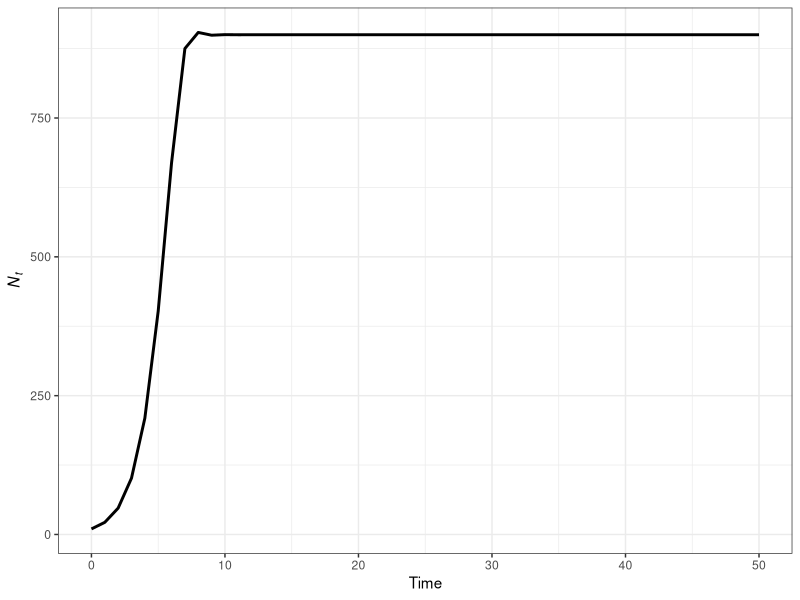
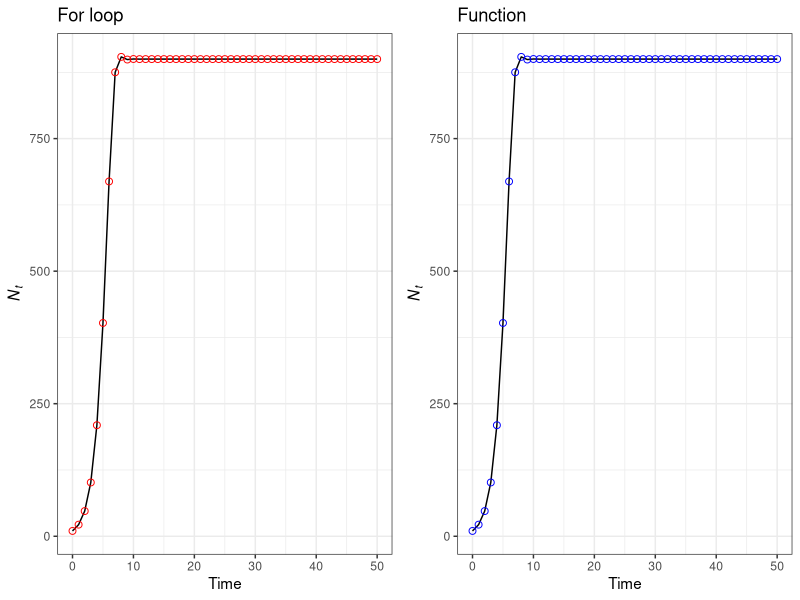
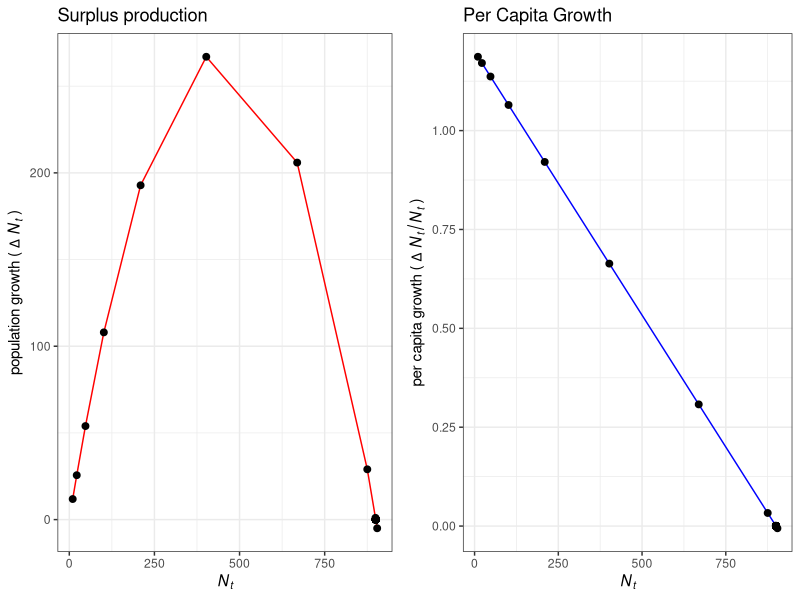
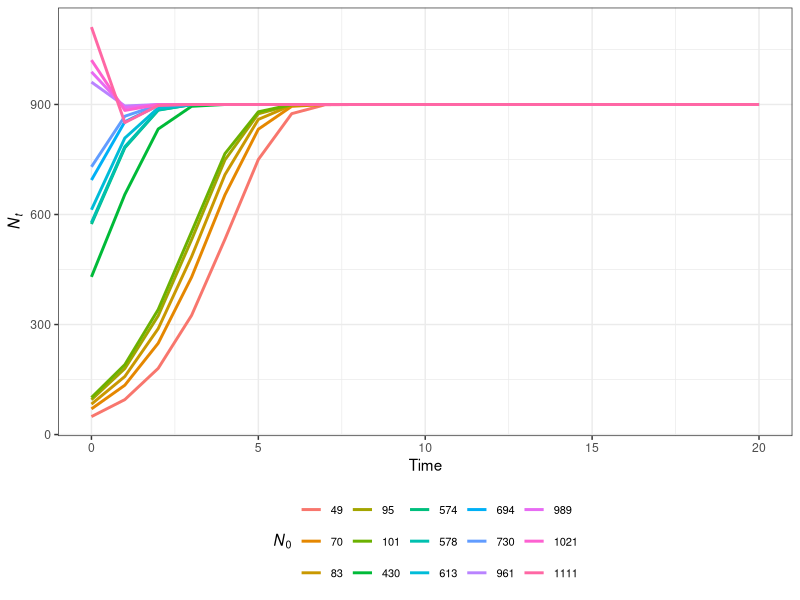
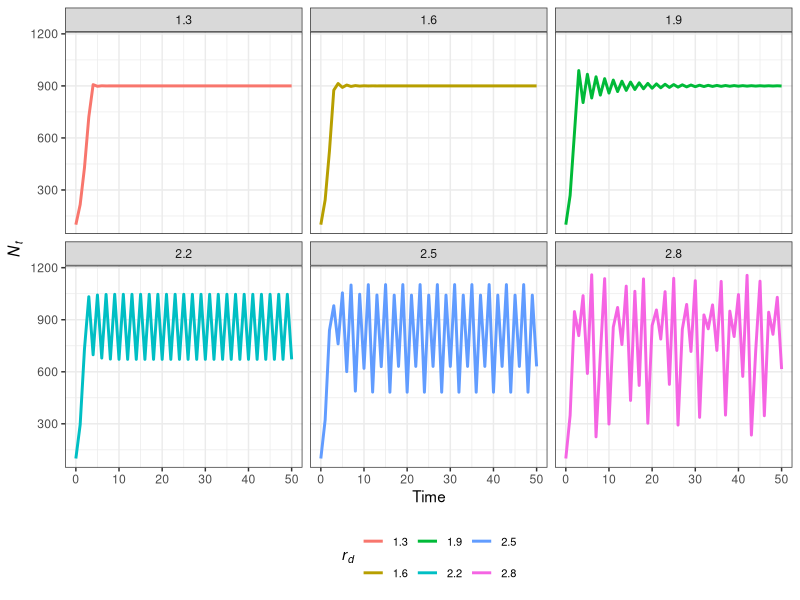

Recreate these plots in R, in order.
#' """ Workshop 4: Density dependent models
#'     @author: BSC 6926 B53
#'     date: 10/10/2023"""

#This workshop cover density dependent population growth models. In these set of models, 
#the change in population size between time points is influenced by the number of 
#individuals in the population. This script will give examples of how to 
#model discrete density dependent population growth models.  

## Discrete density dependent growth models

# The basic formula for the discrete density dependent growth model is represented by 
# $$N_{t+1} = N_t + r_dN_t(1-(N_t/K))$$

#   where $N_t$ is the population size at time $t$, $K$ is the carrying capacity of the population, and $r_d$ is the discrete growth factor. 
#   It is important to know that 
# $r_d = \lambda -1$. \

# We can use a `for` loop to calculate discrete density dependent growth 
library(tidyverse)

N_0 = 10 #Starting population size
years = 50 #fifty time steps
pop = tibble(time = 0:years,
             Nt = NA)
pop$Nt[pop$time == 0] = N_0
pop

rd = 1.2 #geometric growth factor
K = 900 #carrying capacity

#Discrete logistic model using for loop 
for(i in 2:length(pop$time)){
  pop$Nt[i] = pop$Nt[i - 1]  + rd*pop$Nt[i - 1]*(1 - pop$Nt[i - 1] / K)
}
pop

ggplot(pop, aes(time, Nt))+
  geom_line(linewidth = 1) +
  labs(x = 'Time', y = expression(italic(N[t])))+
  theme_bw()

#Since we have many arguments, it might make sense for us to use a custom function for this model. 

## Custom functions
#So far we have used functions that are apart of base R or from different packages, 
#but we can also build custom functions. Custom functions are useful when existing functions will not do the task at hand, 
#or when combining functions over multiple times. These can be used for vector operations.

#The basic structure is 
# function_name = function(arguments){
#   code_here
#   return(output)
# }

# The `arguments` can be empty and therefore required, or set equal to a value. If set to a value, the default is that value, but a new value can be indicated that will override the default value.

# custom funciton 
my_fx = function(x){
  b = x * 23
  return(b)
}

my_fx(5)

t = seq(2,10,2)
my_fx(t)

# custom function with multiple arguments
my_fx2 = function(x,y = 4){
  b = x/y
  return(b)
}

my_fx2(4)

my_fx2(4, 5)
my_fx2(4,5)


# custom function with true false

my_fx3 = function(x = T){ 
  if (x == T){
    cat('x is true \n')
  }else{
    cat('x is not true \n')
  }
}

my_fx3(x = T)
my_fx3()
my_fx3(x = F)
my_fx3(x = 5)


# custom functions with vector operations
mi_km = function(mi){
  km = mi * 1.60934
  return(km)
}

mtcars %>%
  mutate(kmpg = mi_km(mpg))

## Function for density dependent growth
#Using a custom function we can create a function for density dependent population growth.\
#*Note that it is similar to above but instead of * $N_{t-1}$ *to calculate* $N_t$ *we are using* $N_t$ *to calculate* $N_{t+1}$
  
dlogisticD = function(K, rd, N_0, years) {
  logis = tibble(Nt = NA, time = 0:years)
  logis$Nt[logis$time == 0] = N_0
  
  for(i in 1:(length(logis$time)-1)){
    logis$Nt[i+1] = logis$Nt[i]  + rd*logis$Nt[i]*(1 - logis$Nt[i] / K)
  }
  return(logis)
}

dfx = dlogisticD(K = 900, rd = 1.2, N_0 = 10, years = 50) 

dfx

#We can compare the output of the function to the output of the for loop.
library(ggpubr)

a = ggplot(pop, aes(x = time, y = Nt)) +
  geom_line() +
  geom_point(color = "red", size = 2, shape = 1) +
  labs(x = 'Time', y = expression(italic(N[t])),
       title = 'For loop')+
  theme_bw()

b = ggplot(dfx, aes(x = time, y = Nt)) +
  geom_line() +
  geom_point(color = "blue", size = 2, shape = 1) +
  labs(x = 'Time', y = expression(italic(N[t])),
       title = 'Function')+
  theme_bw()


# plot combined
ggarrange(a,b,
          nrow = 1)
## Relation between growth rate and density
# Based on the above population curves, we can see that population growth ($\Delta N_t$) starts out small when both $t$ and $N_t$ are small, 
# accelerates as $N_t$ grows, and then over time, slows down and reaches an asymptote of $K$.
# 
# Using `mutate()` we can calculate the population growth increment ($\Delta N_t$) and the per capita growth ($\Delta N_t/N_t$). 
# The population growth is the $r_dN_t(1-N_t/K)$ of the equation.

pop.1 = pop %>%
  mutate(lambda = lead(Nt) / Nt, pop.growth = (rd*Nt)*(1 - Nt/K),
         per.capita = pop.growth / Nt)

pop.1

#Surplus/Production/Population growth
surplus = ggplot(pop.1, aes(Nt, pop.growth)) + 
  geom_line(color = "red") +
  geom_point(size = 2) +
  labs(x = expression(italic(N[t])),
       y =  expression('population growth ('~italic(Delta~N[t])~')'),
       title = 'Surplus production')+
  theme_bw()

#Per Capita Growth Increment or Density Dependent Effect
per.capita = ggplot(pop.1, aes(Nt, per.capita)) + 
  geom_line(color = "blue") +
  geom_point(size = 2) +
  labs(x = expression(italic(N[t])),
       y =  expression('per capita growth ('~italic(Delta~N[t]/N[t])~')'),
       title = 'Per Capita Growth')+
  theme_bw()

ggarrange(surplus, per.capita,
          nrow = 1)

## Effect of $N_0$
# Here we can see how the $N_0$ affects the output of the model.
# 
# We can do so using a nested `for` loop. 

# set initial parameters
years = 20
rd = 1
K = 900
N0s = floor(runif(15, 0, 1.5*K))

#For loop within a for loop example
for(j in 1:length(N0s)){
  # set up tibble to store data
  popJ = tibble(time = 0:years, Nt = NA, N0 = N0s[j])
  # set initial condition
  popJ$Nt[popJ$time == 0] = N0s[j]
  
  for(i in 2:length(popJ$time)){
    
    popJ$Nt[i] = popJ$Nt[i - 1]  + rd*popJ$Nt[i - 1]*(1 - popJ$Nt[i - 1] / K)
  }
  # combine 
  if(j == 1){
    popAll <- popJ 
  }else{
    popAll <- bind_rows(popAll, popJ)
  }
}
popAll

#This can also be done by using an `if` statement in the `for` loop.

# set up tibble to store data
pop3= tibble(time = rep(0:years, times = length(N0s)),
             Nt = NA, N0 = rep(N0s, each = years + 1))
# set N_0 
pop3$Nt[pop3$time == 0] = N0s

for(i in 1:length(pop3$time)){
  if(pop3$time[i] != 0){
    pop3$Nt[i] = pop3$Nt[i - 1]  + rd*pop3$Nt[i - 1]*(1 - pop3$Nt[i - 1] / K)}
}
pop3

#Plot results
ggplot(popAll, aes(time, Nt, color = as.factor(N0))) +
  geom_line(size = 1)+
  labs(y = expression(italic(N[t])),
       x = 'Time',
       color = expression(italic(N[0])))+
  theme_bw()+
  theme(legend.position = 'bottom',
        legend.text = element_text(size = 8))


  
## Effect of $r_d$
# Now let's see how changing $r_d$ changes the model output

# initial conditions
years = 50
rds = c(1.3, 1.6, 1.9, 2.2, 2.5, 2.8) 
K = 900
N_0 = 100

# set up tibble to store data
pop4= tibble(time = rep(0:years, times = length(rds)),
               Nt = NA, rd = rep(rds, each = years + 1))
# set N_0 
pop4$Nt[pop4$time == 0] = N_0

for(i in 1:length(pop4$time)){
  if(pop4$time[i] != 0){
  pop4$Nt[i] = pop4$Nt[i - 1]  + pop4$rd[i]*pop4$Nt[i - 1]*(1 - pop4$Nt[i - 1] / K)}
}
pop4

#Plot the results 
ggplot(pop4, aes(time, Nt, color = as.factor(rd))) +
  geom_line(size = 1)+
  labs(y = expression(italic(N[t])),
       x = 'Time',
       color = expression(italic(r[d])))+
  facet_wrap(~rd, nrow = 2)+
  theme_bw()+
  theme(legend.position = 'bottom',
        legend.text = element_text(size = 8))

# Why Overshooting $K$?

#rd 1.6-1.9 = dampened oscillation 
#rd 2 - 2.5 = stable two-point cycles
#rd > 2.5 - 2.6 = stable four-point cycles or more
#rd > 2.6 = variable cycles around K through time = Chaos
#Chaos = no random, complex, and non repeating cycles sensitive to initial conditions

# ## Exercises
# 1) Using the sparrows dataset from the primer package (i.e., install and load "primer" package), plot the population size over time. Calculate the average $\lambda$ (hint: you will need to use the geometric mean) for the sparrow population.
# 
# 2) Project the population over the next 50 years for the sparrow population using the average $\lambda$ from exercise 1. For now use the mean sparrow count for $K$, and use the minimum sparrow count as $N_0$. Plot the results. 
# 
# 3) Did it reach $K$? If not, how many years does it take based on your $r_d$? Plot the results.
# 
# 4) Challenge: Simulate/Project the sparrow based on different $K$ = 25, 30, 40, 50. Plot the results. 
